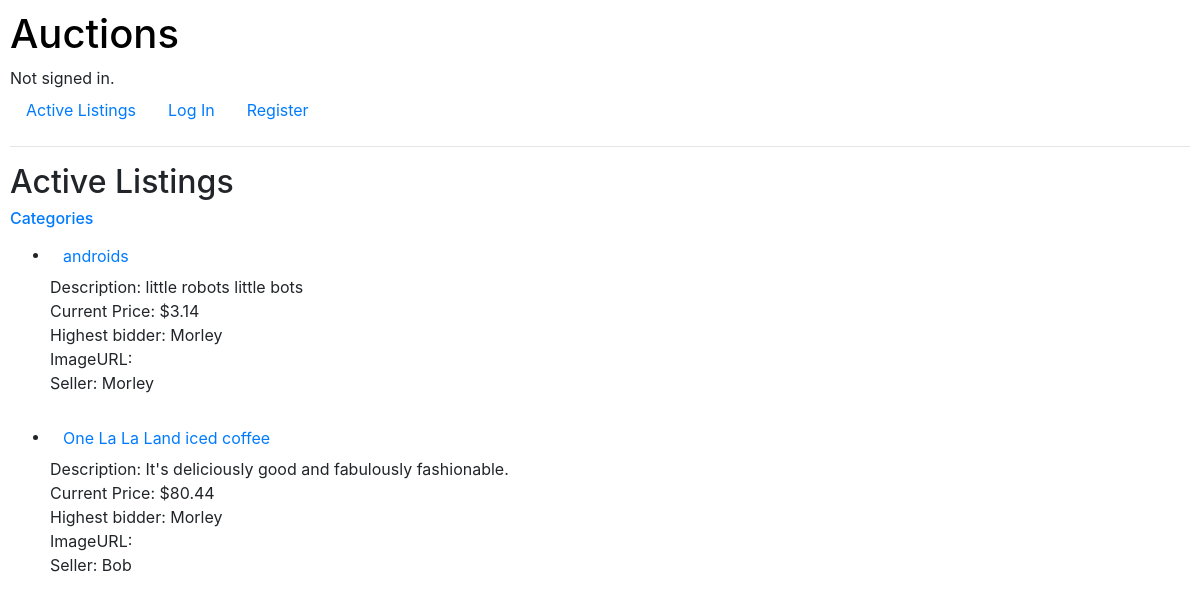
Before: / with the older database file.
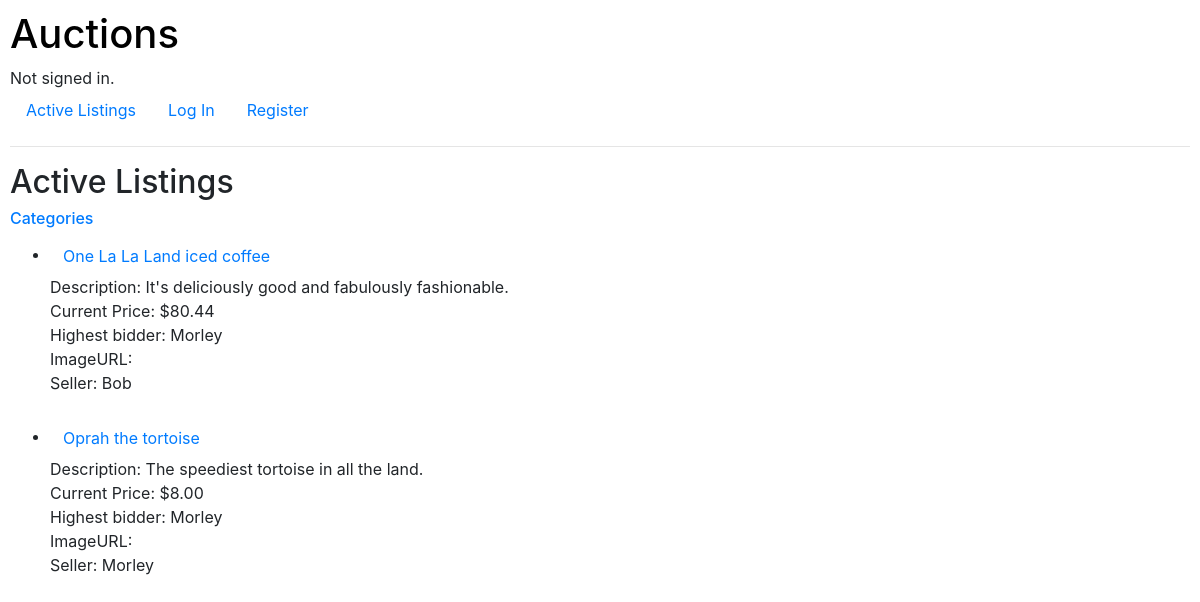
After: the same page with the newer database file.
### auctions/models.py (models this page shows, shortened)
class Listing(models.Model):
    title = models.CharField(max_length=64)
    description = models.TextField()
    imageURL = models.URLField(max_length=200, blank=True)
    current_bid = models.ForeignKey('Bid', on_delete=models.CASCADE, related_name="listing", default=0)
    is_active = models.BooleanField(default=True)
    seller = models.ForeignKey('User', on_delete=models.CASCADE, blank=True, related_name="seller")
    category = models.ForeignKey('Category', on_delete=models.CASCADE, related_name="category")

class Bid(models.Model):
    new_bid = models.DecimalField(max_digits=10, blank=True, decimal_places=2)
    user = models.ForeignKey('User', on_delete=models.CASCADE)

class User(AbstractUser):
    watchlist = models.ManyToManyField('Listing', blank=True, related_name="user_watching")

### auctions/views.py (the view)
# urls.py: path("", views.index, name="index"),
def index(request):
        active_listings = Listing.objects.filter(is_active=True)
        return render(request, "auctions/index.html", {
            "listings": active_listings,
        })

### auctions/templates/auctions/index.html
{% extends "auctions/layout.html" %}
{% block body %}
    <h2>Active Listings</h2>
    <h6><a href="{% url 'auctions:categories' %}">Categories</a><br></h6>
        <ul>
            {% for listing in listings %}
                <li>
                    <a href="{% url 'auctions:listing' title=listing.title %}" class="btn btn-link">{{ listing.title }}</a><br>
                    Description: {{ listing.description }}<br>
                    Current Price: ${{ listing.current_bid.new_bid }}<br>
                    Highest bidder: {{ listing.current_bid.user.username }}<br>
                    ImageURL: {{ listing.imageURL }}<br>
                    Seller: {{ listing.seller.username }}
                </li><br>
            {% empty %}
                <li>No Listings.</li>
            {% endfor %}
        </ul>
{% endblock %}

Changed rows visible on the page:
no longer on this page (row edited): Listing: title "androids", description "little robots little bots", current_bid.new_bid "3.14", current_bid.user.username "Morley", seller.username "Morley"
added Listing: title "Oprah the tortoise", description "The speediest tortoise in all the land.", current_bid.new_bid "8.00", current_bid.user.username "Morley", seller.username "Morley"
